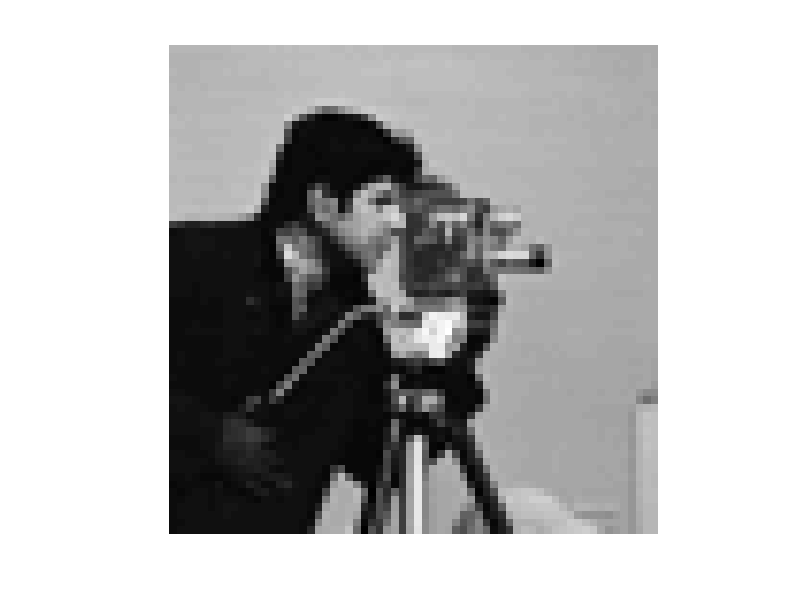

The MATLAB script that drew this image: (Note: this script raises an error after producing the figure.)
%%%%%%%%%%%%%%%%%%%%%%%%%%%%%%%%%%%%%%%%%%%%%%%%%%%%%%%%%%%%%%%%%%%%%%%%%%%%%%%%%%%%%%
%%%% This script is used to obtain results for strong line structured sparsity 
%%%% Junzhou Huang, Tong Zhang, Dimitris Metaxas "Learning with Structured Sparsity"
%%%% By Junzhou Huang, Rutgers University,jzhuang@cs.rutgers.edu
%%%% Jan., 2009    Updated  Dec. 20, 2009
%%%%%%%%%%%%%%%%%%%%%%%%%%%%%%%%%%%%%%%%%%%%%%%%%%%%%%%%%%%%%%%%%%%%%%%%%%%%%%%%%%%%%%
clear; close all
load ImgData;
x=ImgData;
rng(1,'twister')
[H, W, P]=size(x);
figure; imshow(x, []);
%%%%%%%%%%%%%%%%%%%%%%%%%%%%%%%%%%%%%%%%%%%%%%%%%%%%%%%%%%%%%
% 2D wavelet transformation and sparse signal -- theta0 
DecLevel=6;
WaveletName='db1';
[C0, S0] = wavedec2(x, DecLevel, WaveletName);
scaling0=C0(1:S0(1,1)*S0(1,2));
theta0=C0(S0(1,1)*S0(1,2)+1:end)';

[IdxParent, IdxChildren, Ms]=WaveRelation2D_NoSc(C0, S0);
[H, W]=size(theta0);
plot(theta0)


%%%%%%%%%%%%%%%%%%%%%%%%%%%%%%%%%%%%%%%%%%%%%%%%%%%%%%%%%%%%%%%
N=length(theta0);
[Edge2,Edge4]=EdgeTreeIndex2D(H, W, IdxParent', IdxChildren');
[B, Bm]=GetTreeBlocksMatrix(H, W, IdxParent,2);
[BC, BCm]=GetBlocksConnectionMatrix(Bm, Edge2);   
save BCm BCm; save Bm Bm;
%%%%%%%%%%%%%%%%%%%%%%%%%%%%%%%%%%%%%%%%%%%%%%%%%%%%%%%%%%%%%%
load Bm; load BCm;


[sv1,si1]=sort(abs(theta0));
sv2=cumsum(sv1)/sum(sv1);
sind2=find(sv2<=0.05);%%%%%%%%%%%
index=si1(sind2);
index2=TraceChildNode(index, Edge4);

theta=theta0; 
% theta(si1(sind3))=0;
theta(index2)=0;
K=length(find(theta~=0));

mq=length(Bm); q=sum(theta(1:S0(2,1)*S0(2,2))~=0);
p=length(theta0);

m_num=2048;

for j=1:length(m_num),
    fprintf('j=%d\n', j);
    for iter=1:1
        p=length(theta0);
        m=round(m_num(j));
    %%%%%%%%%%%%%%%%%%%%%%%%%%%%%%%%%%%%%%%%%%%%%%%%%%%%%%%%%%%%%%%%%%%
    %%% step 2: Creating random projection matrix and measurements
    %%%%%%%%%%%%%%%%%%%%%%%%%%%%%%%%%%%%%%%%%%%%%%%%%%%%%%%%%%%%%%%%%%%
        for i=1:P
            A=randn(m,p);%/A=single(A);
            item=sqrt(sum(A.*A,2));
            A=A./repmat(item, [1,p]);
            AA{i}=A; e=randn(m,1); 
            y0=AA{i}*theta0;
            norm_y=1;
            y{i}=y0+20*e;
        end
%     %%%%%%%%%%%%%%%%%%%%%%%%%%%%%%%%%%%%%%%%%%%%%%%%%%%%%%%%%%%%%%%%%%%
%     %%% step 3: Sparse recovery
%     %%%%%%%%%%%%%%%%%%%%%%%%%%%%%%%%%%%%%%%%%%%%%%%%%%%%%%%%%%%%%%%%%%%
    
       %%% method 1: OMP
        tic;
%         [ta1, Rec1] = OMP_CS(K,AA{1},y{1}, 1);
        [ta1, Rec1] = OMPlscx0_CS(K,AA{1},y{1});
        ta1=ta1*norm_y;
        time1=toc;
        xest1=waverec2([scaling0,ta1'], S0, WaveletName);
        fprintf('method OMP\n');
        
        %%% method 2: Lasso
        tt=cputime;
        [ta2, numIters, activationHist, duals] = SolveLasso(AA{1}, y{1}, p, 'lasso', 1200);    
        ta2=ta2*norm_y;
        time2=cputime-tt;
        xest2=waverec2([scaling0,ta2'], S0, WaveletName);
        fprintf('method Lasso\n')
    
        %%% method 2: StructOMP
        tic;
        lamada=1;
        cl0=lamada*q*log2(mq)+K;
        [ta3, input, norm_save3] = GraphOMP_CS(cl0,AA{1},y{1}, Bm, BCm, lamada, []);
        ta3=ta3*norm_y;
        time3=toc;
        xest3=waverec2([scaling0,ta3'], S0, WaveletName);
        fprintf('method TreeStructOMP\n');
        
        diff1=norm(xest1(:)-x(:),2)/norm(x(:),2);
        diff2=norm(xest2(:)-x(:),2)/norm(x(:),2);  
        diff3=norm(xest3(:)-x(:),2)/norm(x(:),2);  

        result(:,iter)=[diff1,diff2,diff3, time1 time2, time3];
        figure;
        subplot(1,4,1); imshow(x, []); title('(a)');
        subplot(1,4,2); imshow(xest1, []); title('(b)');
        subplot(1,4,3); imshow(xest2, []); title('(c)');
        subplot(1,4,4); imshow(xest3, []); title('(d)')
        
        %%% method 3: BSBL
        
            %================== BSBL-EM exploiting intra-block correlation ==============
    h_em_l = 45;
    Phi=AA{1}; Y=y{1};
    blkStartLoc = [1:h_em_l:N];
%     blkStartLoc = [1:blkLen:N];
    learnlambda = 1;         % when SNR < 25dB, set learnlambda = 1;
                             % when SNR >=25dB, set learnlambda = 2;
                             % when no noise present, set learnlambda = 0;
    tic;
    
    Result1 = BSBL_EM(Phi,Y,blkStartLoc,learnlambda);
    t_em = toc;
    xest_BSBL= waverec2([scaling0,Result1.x(:,Result1.count)'], S0, WaveletName);

    mse_em = norm(xest_BSBL(:)-x(:),2)/norm(x(:),2);

    fprintf('BSBL-EM(learn correlation) : time: %4.3f, MSE: %g\n',mean(t_em),mean(mse_em));

%       =========================================================
%                    Diver-Gamma-BSBL-EM with h = 6
%     =========================================================

    blkStartLoc_l = [1:h_em_l:N];
    learnlambda_em_l = 1;          % when SNR is low (e.g. < 20dB), set to 1
%                                   when SNR is high (e.g. <20dB), set to 2
%                                   in noiseless cases, set to 0
    tic;
    Result_DV = Div_Var_BSBL_EM(Phi, Y, blkStartLoc_l, learnlambda_em_l);
    t_em_DV= toc;
   xest_DivSBL= waverec2([scaling0,Result_DV.x(:,Result_DV.count)'], S0, WaveletName);

    mse_DV = norm(xest_DivSBL(:)-x(:),2)/norm(x(:),2);
    fprintf('DivSBL : time: %4.3f, MSE: %g\n',mean(t_em_DV),mean(mse_DV));

end
CompareResults(:,j)=mean(result, 2)
CompareResultsStd(:,j)=std(result,0, 2);
end
